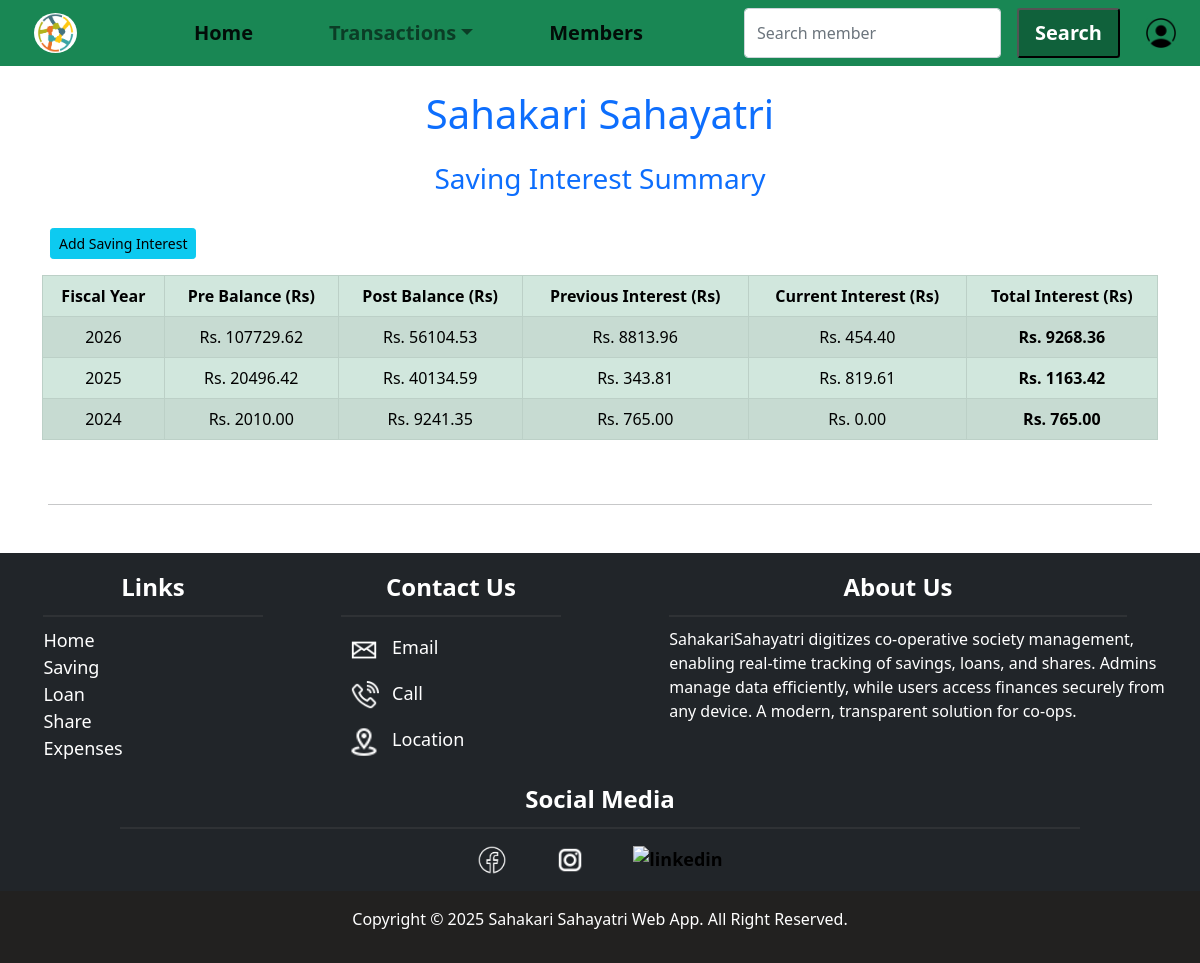
The app's page /saving/interest/ (signed in) with its own data.
### saving/models.py (models this page shows, shortened)
class YearlyInterest(models.Model):
    customer = models.ForeignKey(Member, on_delete=models.CASCADE, related_name='yearly_interests')
    year = models.IntegerField(help_text="Fiscal year starting in Shrawan")  # e.g., 2081
    previous_interest_rate = models.DecimalField(max_digits=5, decimal_places=2)
    previous_interest_amount = models.DecimalField(max_digits=12, decimal_places=2, default=0.00)
    current_interest_rate = models.DecimalField(max_digits=5, decimal_places=2)
    current_interest_amount = models.DecimalField(max_digits=12, decimal_places=2, default=0.00)
    date = models.DateField(default=timezone.now)
    remarks = models.TextField(blank=True, null=True)
    class Meta:
        unique_together = ('customer', 'year')
        ordering = ['date']

### saving/views.py (the view, shortened to what this page needs)
# urls.py: path('interest/', saving.saving_interest, name='saving_interest'),
@login_required(login_url='loginpage')
def saving_interest(request):
    if not (request.user.is_staff or request.user.is_superuser):
        messages.error(request, "You're not allowed to perform this task.")
        return redirect('saving_home')
    all_years = YearlyInterest.objects.values_list('year', flat=True).distinct().order_by('-year')
    customers = Member.objects.all()
    interest_summary = []
    for fiscal_year in all_years:
        fiscal_year_start_date, fiscal_year_end_date = get_fiscal_year_start_end(fiscal_year)
        total_pre_balance = Decimal('0.00')
        total_post_balance = Decimal('0.00')
        total_pre_interest = Decimal('0.00')
        total_post_interest = Decimal('0.00')
        total_interest_sum = Decimal('0.00')
        for customer in customers:
            interest = YearlyInterest.objects.filter(customer=customer, year=fiscal_year).first()
            if interest:
                try:
                    pre_deposits = Deposit.objects.filter(
                        customer=customer,
                        date__lt=fiscal_year_start_date
                    ).aggregate(total=Sum('amount'))['total'] or Decimal('0.00')
                    pre_interests = YearlyInterest.objects.filter(
                        customer=customer,
                        date__lt=fiscal_year_start_date
                    ).aggregate(
                        total=Sum(F('previous_interest_amount') + F('current_interest_amount'))
                    )['total'] or Decimal('0.00')
                    pre_balance = pre_deposits + pre_interests
                    post_balance_obj = SavingBalance.objects.filter(customer=customer).first()
                    post_balance = post_balance_obj.balance if post_balance_obj else Decimal('0.00')
                    total_interest = interest.previous_interest_amount + interest.current_interest_amount
                    total_pre_balance += pre_balance
                    total_post_balance += post_balance-pre_balance
                    total_pre_interest += interest.previous_interest_amount
                    total_post_interest += interest.current_interest_amount
                    total_interest_sum += total_interest
                except Exception as e:
                    print(f"Error summarizing {customer.name} for FY {fiscal_year}: {e}")
        interest_summary.append({
            'year': fiscal_year,
            'pre_balance': total_pre_balance,
            'post_balance': total_post_balance,
            'pre_interest': total_pre_interest,
            'post_interest': total_post_interest,
            'total_interest': total_interest_sum,
        })
    context = {
        'interest_records': interest_summary
    }
    return render(request, 'saving_yearly_interest.html', context)

### saving/models.py (called while the page is built)
def get_fiscal_year_start_end(year):
    start_date = date(year - 1, 7, 17)
    end_date = date(year, 7, 16)
    return start_date, end_date

### saving/templates/saving_yearly_interest.html (shortened to what this page needs)
{% extends "base.html" %}
{% block content %}
<div class="container mt-4">
    <h3 class="mb-4 text-center text-primary">Saving Interest Summary</h3>
<div class="mb-2">
    <a href="" id="collapsible" class="btn btn-sm btn-info m-2">Add Saving Interest</a>
</div>
    <div class="table-responsive">
    <div class="table-responsive">
    <table class="table table-bordered table-striped table-hover text-center table-success">
        <thead class="thead-dark">
            <tr>
                <th>Fiscal Year</th>
                <th>Pre Balance (Rs)</th>
                <th>Post Balance (Rs)</th>
                <th>Previous Interest (Rs)</th>
                <th>Current Interest (Rs)</th>
                <th>Total Interest (Rs)</th>
            </tr>
        </thead>
        <tbody>
            {% for interest in interest_records %}
            <tr>
                <td>{{ interest.year }}</td>
                <td>Rs. {{ interest.pre_balance|floatformat:2 }}</td>
                <td>Rs. {{ interest.post_balance|floatformat:2 }}</td>
                <td>Rs. {{ interest.pre_interest|floatformat:2 }}</td>
                <td>Rs. {{ interest.post_interest|floatformat:2 }}</td>
                <td><strong>Rs. {{ interest.total_interest|floatformat:2 }}</strong></td>
            </tr>
            {% empty %}
            <tr>
                <td colspan="6">No interest data available.</td>
            </tr>
            {% endfor %}
        </tbody>
    </table>
</div>
</div>
</div>
{% endblock %}

### static/css/style.css (style rules this page uses)
html { font-size: 16px; }
body { margin: 0; padding: 0; }

### records on screen
YearlyInterest: year "2024", pre_balance "2010.00", post_balance "9241.35", pre_interest "765.00", post_interest "0.00", total_interest "765.00"

### other values on screen
{{ interest.year }} "2026" "2025"
{{ interest.pre_balance|floatformat:2 }} "107729.62" "20496.42"
{{ interest.post_balance|floatformat:2 }} "56104.53" "40134.59"
{{ interest.pre_interest|floatformat:2 }} "8813.96" "343.81"
{{ interest.post_interest|floatformat:2 }} "454.40" "819.61"
{{ interest.total_interest|floatformat:2 }} "9268.36" "1163.42"
